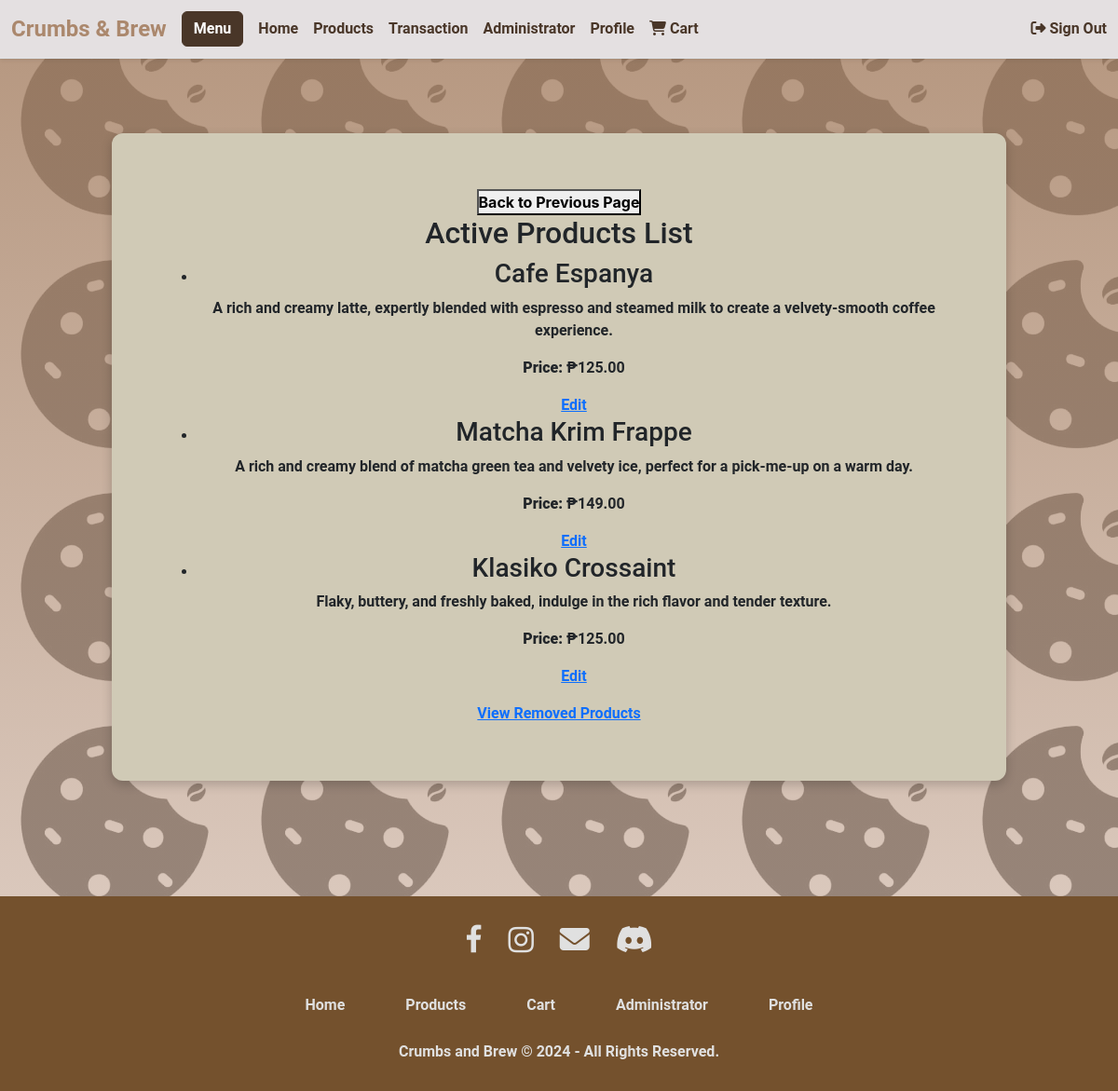
The page /view_product.php on the database its author committed.
### tables this page shows
CREATE TABLE `products` (
  `id` int(11) NOT NULL,
  `product_name` varchar(255) NOT NULL,
  `product_description` text NOT NULL,
  `product_price` decimal(10,2) NOT NULL,
  `category_id` int(11) DEFAULT NULL,
  `removed` tinyint(1) DEFAULT 0,
  `status` enum('Active','Removed') DEFAULT 'Active'
);

### view_product.php (the view, shortened to what this page needs)
<?php
include 'includes/header.php';
include('db/db_connection.php');
$query = "SELECT * FROM products WHERE status = 'Active'";
$result = mysqli_query($conn, $query);
?>
<!DOCTYPE html>
<html lang="en">
<head>
</head>
<body>
    <div class="container-1">
        <button onclick="window.history.back()">Back to Previous Page</button>
        <h2>Active Products List</h2>
        <?php if (mysqli_num_rows($result) > 0) : ?>
            <ul>
                <?php while ($product = mysqli_fetch_assoc($result)) : ?>
                    <li>
                        <h3><?php echo $product['product_name']; ?></h3>
                        <p><?php echo $product['product_description']; ?></p>
                        <p><strong>Price:</strong> ₱<?php echo number_format($product['product_price'], 2); ?></p>
                        <a href="edit_product.php?id=<?php echo $product['id']; ?>">Edit</a>
                    </li>
                <?php endwhile; ?>
            </ul>
        <?php else: ?>
            <p>No active products available.</p>
        <?php endif; ?>
        <a href="removed_product.php">View Removed Products</a>
    </div>
</body>
<footer>
    <?php
        include 'includes/footer.php';
    ?>
</footer>
</html>

### styles.css (style rules this page uses)
* { font-family: 'Roboto', sans-serif; margin: 0; padding: 0; font-weight: bold; }
body { background-image: url('images/img-004.png'); background-size: 100px; background: linear-gradient(#ab886de2, #d6c0b3b3), url('images/img-004.png'); background-attachment: fixed; font-weight: bold; }
.container-1 { margin: auto; background-color: #d0cab6; padding: 60px; border-radius: 12px; max-width: 80%; margin: 80px auto; box-shadow: 0 4px 12px rgba(0, 0, 0, 0.2); font-family: 'Inter', sans-serif; transition: transform 0.3s ease, box-shadow 0.3s ease; text-align: center; display: flex; flex-direction: column; align-items: center; }
html, body { height: 100%; margin: 0; }

### rows shown on the page
products: product_name "Cafe Espanya", product_description "A rich and creamy latte, expertly blended with espresso and steamed milk to create a velvety-smooth coffee experience.", product_price "125.00"
products: product_name "Matcha Krim Frappe", product_description "A rich and creamy blend of matcha green tea and velvety ice, perfect for a pick-me-up on a warm day.", product_price "149.00"
products: product_name "Klasiko Crossaint", product_description "Flaky, buttery, and freshly baked, indulge in the rich flavor and tender texture.", product_price "125.00"
